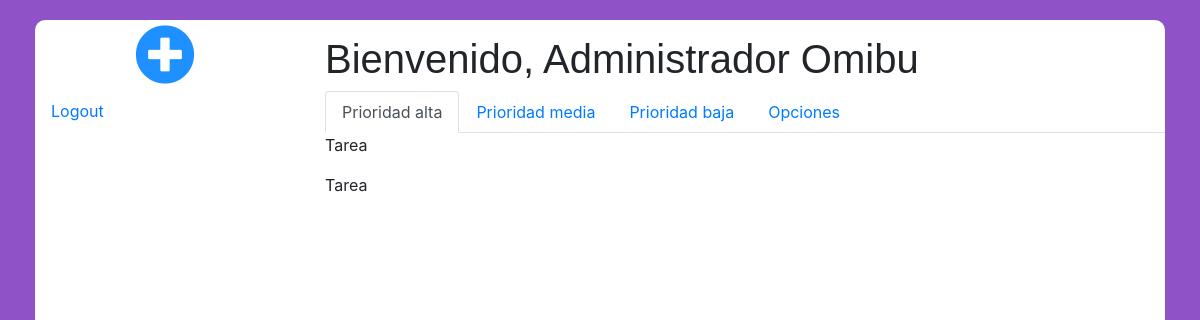
Before: /index.php (signed in) with the older database file.
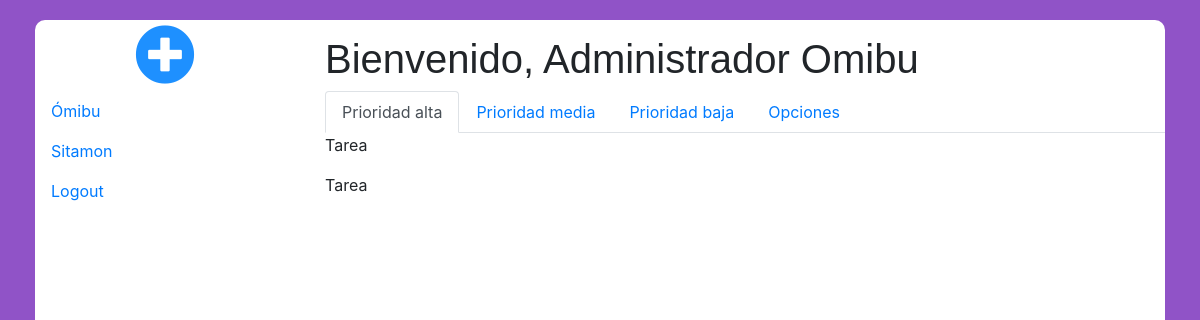
After: the same page with the newer database file.
### tables this page shows
CREATE TABLE `trabajadores` (
  `ID_trabajador` bigint(20) UNSIGNED NOT NULL,
  `Nombre` varchar(20) NOT NULL,
  `Apellidos` varchar(50) NOT NULL,
  `Direccion` varchar(70) NOT NULL,
  `Puesto` varchar(40) NOT NULL,
  `Email` varchar(50) NOT NULL,
  `Password` varchar(15) NOT NULL,
  `Telefono` varchar(20) NOT NULL
);

CREATE TABLE `clientes` (
  `ID_cliente` bigint(20) UNSIGNED NOT NULL,
  `Nombre` varchar(50) NOT NULL
);

### index.php (the view, shortened to what this page needs)
<!DOCTYPE HTML>
<html lang="es">
	<head>
		<link rel="stylesheet" type="text/css" href="css/main.css">
		<link rel="stylesheet" href="https://stackpath.bootstrapcdn.com/bootstrap/4.3.1/css/bootstrap.min.css">
		<link rel="stylesheet" href="https://use.fontawesome.com/releases/v5.8.1/css/all.css">
	</head>
	<body>
			<?php
                $db = connectDb();
            ?>
			<?php
				$workerData = mysqli_fetch_array(mysqli_query($db, "SELECT * FROM trabajadores WHERE Email = '$_SESSION[email]'"));
			?>
		<div class="container-fluid">
			<div class="mainBox">
				<div class="row">
						<div class="col-3 addClientBox">
							<a href="#"><i class="fas fa-plus-circle addClientBtn"></i></a>
						</div>
						<div class="col-9 welcomeMessage">
							<h1>Bienvenido, <?php echo $workerData['Nombre']." ".$workerData['Apellidos'] ?></h1>
						</div>
				</div>
				<div class="row">
					<div class="col-3">
							<div class="nav flex-column nav-pills" id="v-pills-tab" role="tablist" aria-orientation="vertical">
								<?php
									$clientsQuery = mysqli_query($db, "SELECT * FROM clientes");
									if($row = mysqli_fetch_array($clientsQuery)){
										do{
											if(isset($_GET['client'])){
												if($_GET['client'] == $row['ID_cliente']){
													echo "<a class='nav-link active' href='index.php?client='$row[ID_cliente]'>".$row['Nombre']."</a>";
												}else{
													echo "<a class='nav-link' href='index.php?client=$row[ID_cliente]'>".$row['Nombre']."</a>";
												}
											}else{
												echo "<a class='nav-link' href='index.php?client=$row[ID_cliente]'>".$row['Nombre']."</a>";
											}
										}while($row = mysqli_fetch_array($clientsQuery));
									}
								?>
								<a class="nav-link" href="login/logout.php">Logout</a>
							</div>
					</div>
					<div class="col-9">
						<div class="tab-content" id="v-pills-tabContent">
							<div class="tab-pane fade show active" id="v-pills-home" role="tabpanel" aria-labelledby="v-pills-home-tab">
								<nav>
									<div class="nav nav-tabs" id="nav-tab" role="tablist">
										<a class="nav-item nav-link active" id="highPriority" data-toggle="tab" href="#nav-home" role="tab" aria-controls="nav-home" aria-selected="true">Prioridad alta</a>
										<a class="nav-item nav-link" id="mediumPriority" data-toggle="tab" href="#nav-profile" role="tab" aria-controls="nav-profile" aria-selected="false">Prioridad media</a>
										<a class="nav-item nav-link" id="lowPriority" data-toggle="tab" href="#nav-contact" role="tab" aria-controls="nav-contact" aria-selected="false">Prioridad baja</a>
										<a class="nav-item nav-link" id="options" data-toggle="tab" href="#nav-contact2" role="tab" aria-controls="nav-contact2" aria-selected="false">Opciones</a>
									</div>
								</nav>
								<div class="tab-content" id="nav-tabContent">
									<div class="tab-pane fade show active" id="nav-home" role="tabpanel" aria-labelledby="highPriority">
										<p>Tarea</p>
										<p>Tarea</p>
									</div>
								</div>
							</div>
						</div>
					</div>
				</div>
			</div>
		</div>
	</body>
</html>

### css/main.css (style rules this page uses)
h1 { font-family: arial, sans-serif; font-size: 16px; font-weight: bold; padding-top: 15px; margin-bottom: 1px; }
body { background-color: #9053c7 !important; }
.mainBox { margin: 20px !important; background: white !important; height:95vh; border-radius: 10px; }
.addClientBtn { font-size: 60px; color: dodgerblue; padding-top: 5px; }
.addClientBox { text-align: center; }
body { font-family: Poppins-Regular, sans-serif; }

Changed rows visible on the page:
added clientes: Nombre "Ómibu"
added clientes: Nombre "Sitamon"
